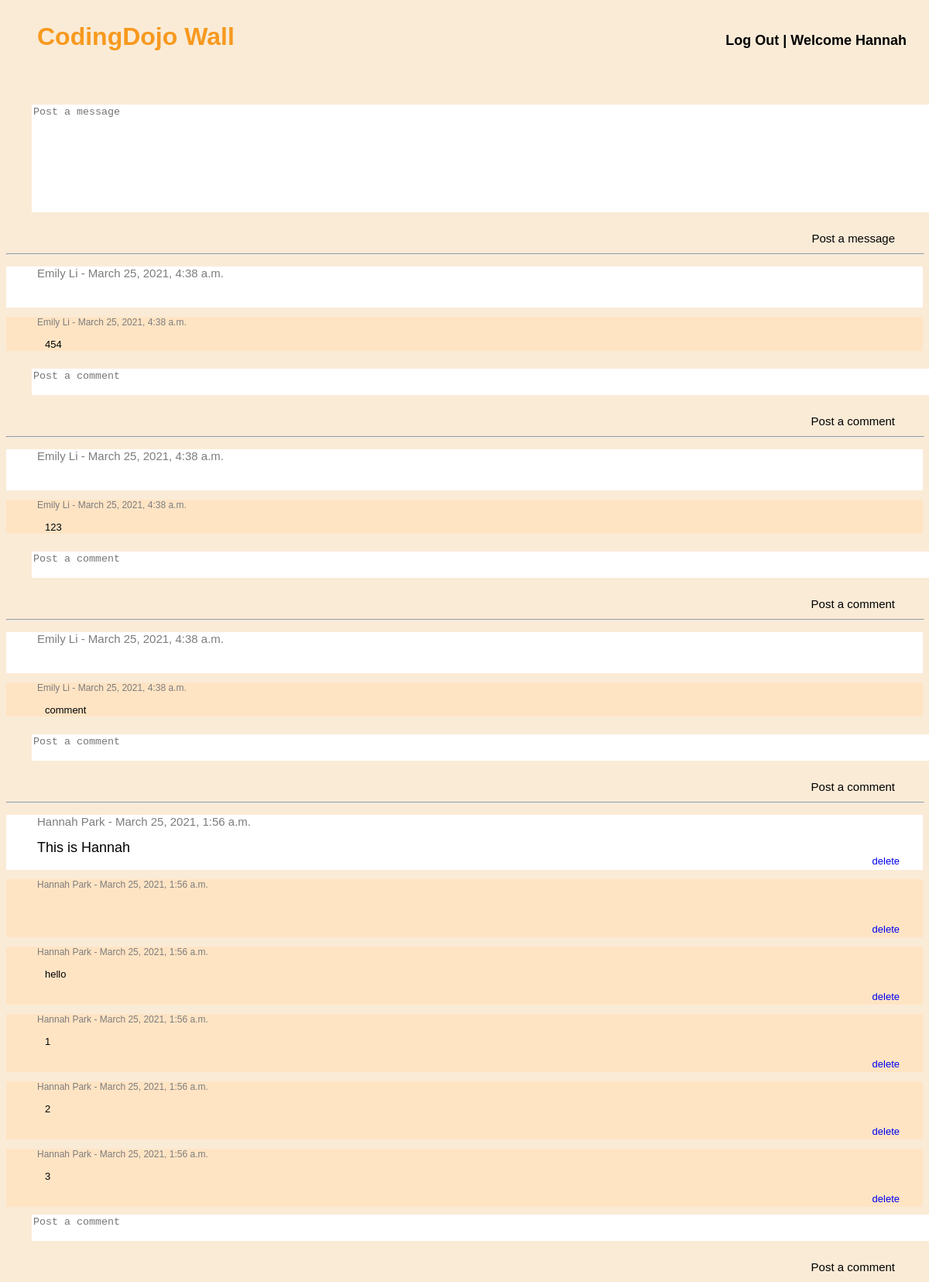
Screenshot of /wall (signed in) with the database file from the repository.
### app_one/models.py (models this page shows)
class User(models.Model):
    f_name = models.CharField(max_length=30)
    l_name = models.CharField(max_length=30)
    email = models.CharField(max_length=100)
    pw = models.CharField(max_length=100)
    created_at = models.DateTimeField(auto_now_add=True)
    updated_at = models.DateTimeField(auto_now=True)
    objects = UserManager()

class Message(models.Model):
    message = models.TextField()
    user = models.ForeignKey(User, related_name='messages', on_delete=models.CASCADE)
    created_at = models.DateTimeField(auto_now_add=True)
    updated_at = models.DateTimeField(auto_now=True)
    objects = UserManager()

class Comment(models.Model):
    message = models.ForeignKey(Message, related_name='comments', on_delete=models.CASCADE)
    user = models.ForeignKey(User, related_name='comments', on_delete=models.CASCADE)
    comment = models.TextField()
    created_at = models.DateTimeField(auto_now_add=True)
    updated_at = models.DateTimeField(auto_now=True)
    objects = UserManager()

### app_one/views.py (the view)
# urls.py: path('wall', views.wall),
def wall(request):
    if 'user_id' not in request.session:
        return redirect('/')
    user = User.objects.get(id=request.session['user_id'])
    context = {
        'user' : user,
        'messages' : Message.objects.all(),
        'comments' : Comment.objects.all()
    }
    return render(request, 'wall.html', context)

### app_one/templates/wall.html (shortened to what this page needs)
<!DOCTYPE html>
<html lang="en">
<head>
    {% load static %}
    <link rel="stylesheet" href="{% static 'css/wall.css' %}">
</head>
<body>
    <div class="top">
        <h1>CodingDojo Wall</h1>
        <h2><a href="/" class="logout">Log Out</a> | Welcome {{ user.f_name }}</h2><br>
    </div>
    <form action="/new_message" method="POST">
        <div>
            <textarea class="msgbox" rows="9" cols="145" name="message" placeholder="Post a message"></textarea>
            <input class="button" type="submit" value="Post a message">
        </div>
    </form>
        {% for msg in messages reversed %}
        <hr>
        <div class="message">
            <p class="msgname">{{ msg.user.f_name }} {{ msg.user.l_name }} - {{msg.user.created_at}}</p>
            <p1>{{ msg.message }}</p1>
            {% if msg.user == user %}
            <a class="deletemsg" href="delete/{{msg.id}}">delete</a><br>
            {% endif %}
            <br>
        </div>
        {% for cmt in msg.comments.all %}
        <div class="comment">
            <p class="cmtname">{{ cmt.user.f_name }} {{ cmt.user.l_name }} - {{cmt.user.created_at}} </p>
            <p2>{{ cmt.comment }}</p>
            {% if cmt.user == user %}
                <a class="deletecmt" href="delete/{{cmt.id}}">delete</a><br>
            {% endif %}
        </div>
        {% endfor %}
    <form action="/new_comment" method="POST">
        <div>
            <textarea class="cmtbox" rows="2" cols="145" name="comment" placeholder="Post a comment"></textarea><br>
            <input class="button" type="submit" value="Post a comment">
        </div>
    </form>
    {% endfor %}
</body>
</html>

### app_one/static/css/wall.css (style rules this page uses)
body { background-color: antiquewhite; font-family: 'Lucida Sans', 'Lucida Sans Regular', 'Lucida Grande', 'Lucida Sans Unicode', Geneva, Verdana, sans-serif; }
.top { width: 100%; height: 70px; padding-bottom: 17px; }
h1 { display: inline-block; color: rgb(247, 153, 30); margin-left: 40px; }
h2 { display: inline-block; margin-left: 630px; font-size: large; }
.logout { text-decoration: none; color: black; }
.message { width: 100%; height: auto; background-color: white; }
.msgbox { display: inline-block; margin-top: 40px; margin-left: 33px; }
.msgname { font-size: 15px; color: rgb(126, 124, 124); }
p1 { margin-left: 40px; font-size: 18px; }
.cmtname { color: rgb(126, 124, 124); font-size: 12px; margin-left:40px; }
.comment { width: 100%; height: auto; background-color: bisque; }
p2 { font-size: 13px; color: black; margin-left: 50px; }
.cmtbox { margin-left: 33px; margin-top: 10px; }
textarea { border: none; }
.button { float: right; border: none; margin-right: 30px; font-size: 15px; margin-top: 20px; margin-bottom: 10px; border:none; background-color:transparent; outline:none; }
hr { width: 100%; }
.deletemsg { float: right; text-decoration: none; margin-right: 30px; font-size: 13px; margin-top: 20px; }
.deletecmt { float: right; text-decoration: none; margin-right: 30px; font-size: 13px; padding-bottom: px; }
p { margin-left: 40px; }

### rows the page displays
User: f_name "Hannah"
Message: user.f_name "Emily", user.l_name "Li", user.created_at "March 25, 2021, 4:38 a.m."
Comment: user.f_name "Emily", user.l_name "Li", user.created_at "March 25, 2021, 4:38 a.m.", comment "454"
Message: user.f_name "Emily", user.l_name "Li", user.created_at "March 25, 2021, 4:38 a.m."
Comment: user.f_name "Emily", user.l_name "Li", user.created_at "March 25, 2021, 4:38 a.m.", comment "123"
Message: user.f_name "Emily", user.l_name "Li", user.created_at "March 25, 2021, 4:38 a.m."
Comment: user.f_name "Emily", user.l_name "Li", user.created_at "March 25, 2021, 4:38 a.m.", comment "comment"
Message: user.f_name "Hannah", user.l_name "Park", user.created_at "March 25, 2021, 1:56 a.m.", message "This is Hannah"
Comment: user.f_name "Hannah", user.l_name "Park", user.created_at "March 25, 2021, 1:56 a.m."
Comment: user.f_name "Hannah", user.l_name "Park", user.created_at "March 25, 2021, 1:56 a.m.", comment "hello"
Comment: user.f_name "Hannah", user.l_name "Park", user.created_at "March 25, 2021, 1:56 a.m.", comment "1"
Comment: user.f_name "Hannah", user.l_name "Park", user.created_at "March 25, 2021, 1:56 a.m.", comment "2"
Comment: user.f_name "Hannah", user.l_name "Park", user.created_at "March 25, 2021, 1:56 a.m.", comment "3"
